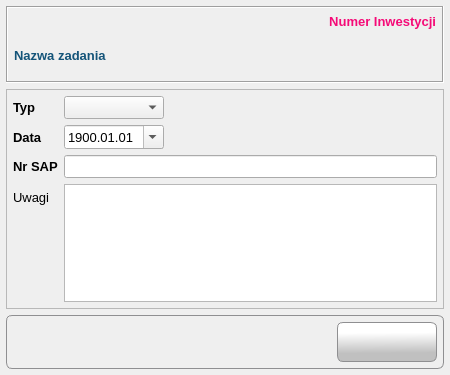
<?xml version="1.0" encoding="UTF-8"?>
<ui version="4.0">
 <class>Form</class>
 <widget class="QWidget" name="Form">
  <property name="windowModality">
   <enum>Qt::ApplicationModal</enum>
  </property>
  <property name="geometry">
   <rect>
    <x>0</x>
    <y>0</y>
    <width>450</width>
    <height>375</height>
   </rect>
  </property>
  <property name="minimumSize">
   <size>
    <width>450</width>
    <height>375</height>
   </size>
  </property>
  <property name="maximumSize">
   <size>
    <width>450</width>
    <height>375</height>
   </size>
  </property>
  <property name="font">
   <font>
    <family>Tahoma</family>
    <pointsize>10</pointsize>
   </font>
  </property>
  <property name="windowTitle">
   <string>Dokument OT/PT</string>
  </property>
  <property name="windowIcon">
   <iconset resource="../res/main_form.qrc">
    <normaloff>:/icons/res/icon/assets.png</normaloff>:/icons/res/icon/assets.png</iconset>
  </property>
  <layout class="QVBoxLayout" name="verticalLayout_3">
   <property name="leftMargin">
    <number>6</number>
   </property>
   <property name="topMargin">
    <number>6</number>
   </property>
   <property name="rightMargin">
    <number>6</number>
   </property>
   <property name="bottomMargin">
    <number>6</number>
   </property>
   <item>
    <widget class="QFrame" name="frm_header_frame">
     <property name="frameShape">
      <enum>QFrame::Box</enum>
     </property>
     <property name="frameShadow">
      <enum>QFrame::Sunken</enum>
     </property>
     <layout class="QVBoxLayout" name="verticalLayout">
      <property name="leftMargin">
       <number>6</number>
      </property>
      <property name="topMargin">
       <number>6</number>
      </property>
      <property name="rightMargin">
       <number>6</number>
      </property>
      <property name="bottomMargin">
       <number>6</number>
      </property>
      <item>
       <widget class="QLabel" name="lbl_projectId">
        <property name="font">
         <font>
          <family>Tahoma</family>
          <pointsize>10</pointsize>
          <weight>75</weight>
          <bold>true</bold>
         </font>
        </property>
        <property name="styleSheet">
         <string notr="true">color: #F50A77</string>
        </property>
        <property name="frameShape">
         <enum>QFrame::NoFrame</enum>
        </property>
        <property name="frameShadow">
         <enum>QFrame::Sunken</enum>
        </property>
        <property name="text">
         <string>Numer Inwestycji</string>
        </property>
        <property name="alignment">
         <set>Qt::AlignRight|Qt::AlignTrailing|Qt::AlignVCenter</set>
        </property>
        <property name="margin">
         <number>3</number>
        </property>
        <property name="textInteractionFlags">
         <set>Qt::NoTextInteraction</set>
        </property>
       </widget>
      </item>
      <item>
       <widget class="QLabel" name="lbl_task_name">
        <property name="minimumSize">
         <size>
          <width>0</width>
          <height>40</height>
         </size>
        </property>
        <property name="maximumSize">
         <size>
          <width>16777215</width>
          <height>16777213</height>
         </size>
        </property>
        <property name="font">
         <font>
          <family>Tahoma</family>
          <pointsize>10</pointsize>
          <weight>75</weight>
          <bold>true</bold>
         </font>
        </property>
        <property name="styleSheet">
         <string notr="true">color: #145479;
font-weight: bold</string>
        </property>
        <property name="frameShape">
         <enum>QFrame::NoFrame</enum>
        </property>
        <property name="frameShadow">
         <enum>QFrame::Plain</enum>
        </property>
        <property name="text">
         <string>Nazwa zadania</string>
        </property>
        <property name="wordWrap">
         <bool>true</bool>
        </property>
        <property name="margin">
         <number>3</number>
        </property>
        <property name="textInteractionFlags">
         <set>Qt::NoTextInteraction</set>
        </property>
       </widget>
      </item>
     </layout>
    </widget>
   </item>
   <item>
    <widget class="QFrame" name="frame">
     <property name="frameShape">
      <enum>QFrame::StyledPanel</enum>
     </property>
     <property name="frameShadow">
      <enum>QFrame::Sunken</enum>
     </property>
     <layout class="QVBoxLayout" name="verticalLayout_2">
      <property name="leftMargin">
       <number>6</number>
      </property>
      <property name="topMargin">
       <number>6</number>
      </property>
      <property name="rightMargin">
       <number>6</number>
      </property>
      <property name="bottomMargin">
       <number>6</number>
      </property>
      <item>
       <layout class="QFormLayout" name="formLayout">
        <item row="0" column="0">
         <widget class="QLabel" name="lbl_type">
          <property name="font">
           <font>
            <family>Tahoma</family>
            <pointsize>10</pointsize>
            <weight>75</weight>
            <bold>true</bold>
           </font>
          </property>
          <property name="text">
           <string>Typ</string>
          </property>
         </widget>
        </item>
        <item row="1" column="0">
         <widget class="QLabel" name="lbl_date">
          <property name="font">
           <font>
            <family>Tahoma</family>
            <pointsize>10</pointsize>
            <weight>75</weight>
            <bold>true</bold>
           </font>
          </property>
          <property name="text">
           <string>Data</string>
          </property>
         </widget>
        </item>
        <item row="2" column="0">
         <widget class="QLabel" name="lbl_SAP">
          <property name="font">
           <font>
            <family>Tahoma</family>
            <pointsize>10</pointsize>
            <weight>75</weight>
            <bold>true</bold>
           </font>
          </property>
          <property name="text">
           <string>Nr SAP</string>
          </property>
         </widget>
        </item>
        <item row="3" column="0">
         <widget class="QLabel" name="lbl_info">
          <property name="text">
           <string>Uwagi</string>
          </property>
         </widget>
        </item>
        <item row="0" column="1">
         <widget class="QComboBox" name="cbo_type">
          <property name="maximumSize">
           <size>
            <width>100</width>
            <height>16777215</height>
           </size>
          </property>
         </widget>
        </item>
        <item row="1" column="1">
         <widget class="QDateEdit" name="dta_date">
          <property name="maximumSize">
           <size>
            <width>100</width>
            <height>16777215</height>
           </size>
          </property>
          <property name="displayFormat">
           <string>yyyy.MM.dd</string>
          </property>
          <property name="calendarPopup">
           <bool>true</bool>
          </property>
          <property name="date">
           <date>
            <year>1900</year>
            <month>1</month>
            <day>1</day>
           </date>
          </property>
         </widget>
        </item>
        <item row="2" column="1">
         <widget class="QLineEdit" name="txt_SAP"/>
        </item>
        <item row="3" column="1">
         <widget class="QPlainTextEdit" name="txt_info">
          <property name="tabChangesFocus">
           <bool>true</bool>
          </property>
         </widget>
        </item>
       </layout>
      </item>
     </layout>
    </widget>
   </item>
   <item>
    <widget class="QFrame" name="frame_2">
     <property name="styleSheet">
      <string notr="true">border: 1px solid #8f8f91;
    border-radius: 6px;
    background-color: qlineargradient(x1: 0, y1: 0, x2: 0, y2: 1,
                                      stop: 0 #f6f7fa, stop: 1 #dadbde);</string>
     </property>
     <property name="frameShape">
      <enum>QFrame::Box</enum>
     </property>
     <property name="frameShadow">
      <enum>QFrame::Sunken</enum>
     </property>
     <layout class="QHBoxLayout" name="horizontalLayout_2">
      <property name="leftMargin">
       <number>6</number>
      </property>
      <property name="topMargin">
       <number>6</number>
      </property>
      <property name="rightMargin">
       <number>6</number>
      </property>
      <property name="bottomMargin">
       <number>6</number>
      </property>
      <item>
       <layout class="QHBoxLayout" name="horizontalLayout">
        <property name="sizeConstraint">
         <enum>QLayout::SetDefaultConstraint</enum>
        </property>
        <property name="leftMargin">
         <number>0</number>
        </property>
        <property name="topMargin">
         <number>0</number>
        </property>
        <property name="rightMargin">
         <number>0</number>
        </property>
        <property name="bottomMargin">
         <number>0</number>
        </property>
        <item>
         <spacer name="horizontalSpacer">
          <property name="orientation">
           <enum>Qt::Horizontal</enum>
          </property>
          <property name="sizeType">
           <enum>QSizePolicy::Expanding</enum>
          </property>
          <property name="sizeHint" stdset="0">
           <size>
            <width>0</width>
            <height>0</height>
           </size>
          </property>
         </spacer>
        </item>
        <item>
         <widget class="QPushButton" name="btn_ok">
          <property name="minimumSize">
           <size>
            <width>100</width>
            <height>40</height>
           </size>
          </property>
          <property name="font">
           <font>
            <family>Tahoma</family>
            <pointsize>10</pointsize>
           </font>
          </property>
          <property name="cursor">
           <cursorShape>PointingHandCursor</cursorShape>
          </property>
          <property name="toolTip">
           <string>Zapisz</string>
          </property>
          <property name="layoutDirection">
           <enum>Qt::LeftToRight</enum>
          </property>
          <property name="autoFillBackground">
           <bool>false</bool>
          </property>
          <property name="styleSheet">
           <string notr="true">QPushButton {
border: 1px solid #8f8f91;
border-radius: 6px;
background-color: qlineargradient(spread:pad, x1:0.529318, y1:1, x2:0.511909, y2:0.262, stop:0.295455 rgba(192, 192, 192, 255), stop:1 rgba(255, 255, 255, 255))
}
QPushButton:hover {
background-color: qlineargradient(spread:pad, x1:0.507, y1:0.937, x2:0.489, y2:0.08, stop:0 rgba(207, 207, 207, 255), stop:1 rgba(255, 255, 255, 255))
 }
QPushButton:pressed {
 background-color: qlineargradient(spread:pad, x1:0.513, y1:0, x2:0.495, y2:0.886, stop:0.306818 rgba(208, 208, 208, 255), stop:1 rgba(255, 255, 255, 255))
}</string>
          </property>
          <property name="text">
           <string/>
          </property>
          <property name="icon">
           <iconset resource="../res/main_form.qrc">
            <normaloff>:/icons/res/icon/check.png</normaloff>:/icons/res/icon/check.png</iconset>
          </property>
          <property name="iconSize">
           <size>
            <width>32</width>
            <height>32</height>
           </size>
          </property>
          <property name="autoDefault">
           <bool>true</bool>
          </property>
         </widget>
        </item>
       </layout>
      </item>
     </layout>
    </widget>
   </item>
  </layout>
 </widget>
 <tabstops>
  <tabstop>cbo_type</tabstop>
  <tabstop>dta_date</tabstop>
  <tabstop>txt_SAP</tabstop>
  <tabstop>txt_info</tabstop>
  <tabstop>btn_ok</tabstop>
 </tabstops>
 <resources>
  <include location="../res/main_form.qrc"/>
 </resources>
 <connections/>
</ui>
